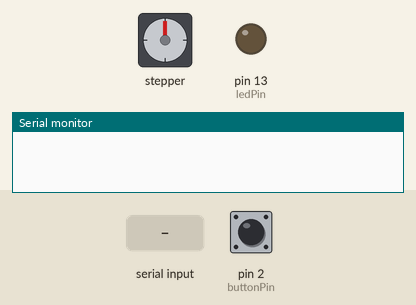
A sketch run on a simulated Arduino Uno, built with avr-gcc and run on an emulated ATmega328P. Parts: stepper motor, output pins drawn as LEDs (lit = HIGH), the last lines printed to the serial monitor. Inputs (shaded band) come from the test bench; at power-on: pin 2 (buttonPin) LOW. Stepper angles assume 200 steps per turn.

Above: at 1.2 s.
1.3 s: "m90\n" received over Serial
At 3.1 s:
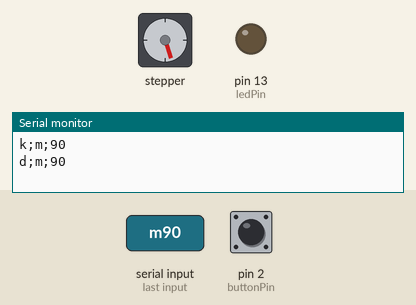
3.4 s: "d90\n" received over Serial
At 3.85 s:
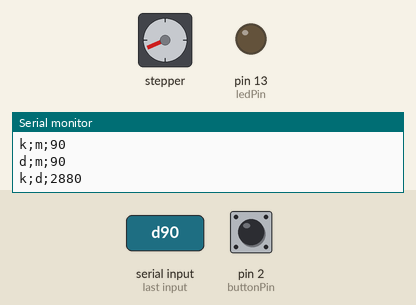
6.4 s: pin 2 (buttonPin) pulled HIGH for 0.15 s
At 7.9 s:
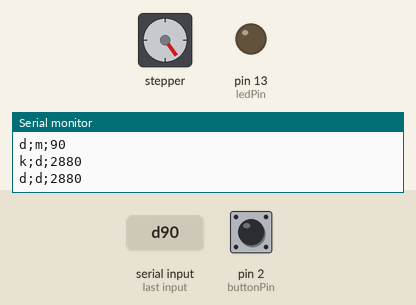
8.8 s: pin 2 (buttonPin) pulled HIGH for 1 s
At 9.2 s:
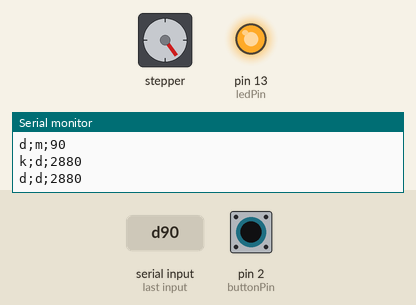
11.3 s: "-\n" received over Serial
At 11.75 s:
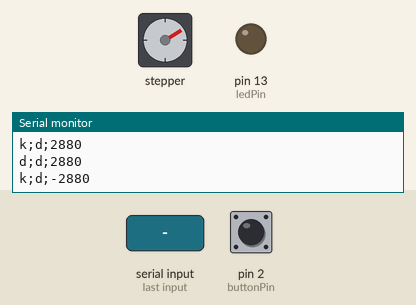
14.3 s: "w\n" received over Serial
Timing chart, 0 to 18.3 s (numbered marks = the images above; inputs shaded):
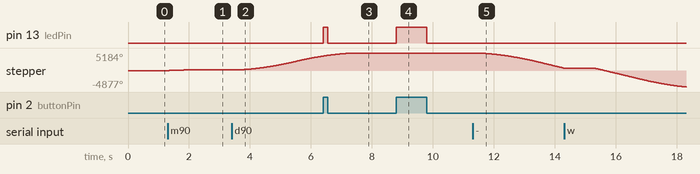

The sketch:

Arduino_linear_motion.ino
```cpp
// linear motion for pellet sorter
// 2014-04


// 2012-12-26 axl@realaxl.de
// Arduino 1.0.1

// based on AccelStepper / Bounce.pde
// -*- mode: C++ -*-
//
// Copyright (C) 2012 Mike McCauley
// $Id: Random.pde,v 1.1 2011/01/05 01:51:01 mikem Exp mikem $

// Define a stepper and the pins it will use
// AccelStepper stepper; // Defaults to AccelStepper::FULL4WIRE (4 pins) on 2, 3, 4, 5
#include <AccelStepper.h>
AccelStepper stepper(1, 9, 8);

long p = 0;                 // position [steps]
float s_speed = 1500;       // steps / sec
float s_acceleration = 800; // steps / sec / sec

// serial command processor
byte inByte = 0;         // incoming serial byte
byte cmd;                // command (1 character)
long val;                // value
boolean val_sig = true;  // signature

// program finite state machine
byte state = 0;

// input read test
const int buttonPin = 2;     // the number of the pushbutton pin
const int ledPin =  13;      // the number of the LED pin
int buttonState = 0;         // variable for reading the pushbutton status


void setup()
{
  // setup the stepper object
  stepper.setMaxSpeed(s_speed);
  stepper.setAcceleration(s_acceleration);
  stepper.moveTo(p);

  // input read test
  pinMode(buttonPin, INPUT);
  pinMode(ledPin, OUTPUT);

  // start serial port at 9600 bps and wait for port to open:
  Serial.begin(9600);
}


void loop()
{
  // If at the end of travel go to the other end
  stepper.run();

  if (stepper.distanceToGo() == 0) {
    if (state == 1) {
      Serial.write('d');
      Serial.write(';');
      Serial.write(cmd);
      Serial.write(';');
      Serial.println(p);
      state = 0;
    }
  }


  buttonState = digitalRead(buttonPin);

  // check if the pushbutton is pressed.
  // if it is, the buttonState is HIGH:
  if (buttonState == HIGH) {
    // turn LED on:
    digitalWrite(ledPin, HIGH);
  }
  else {
    // turn LED off:
    digitalWrite(ledPin, LOW);
  }


  if (Serial.available() > 0) {
    // get incoming byte:
    inByte = Serial.read();

    if (inByte >= 'a') {
      cmd = inByte;
      val = 0;
      val_sig = true;
    } else {
      if (inByte == 10)  {
        switch (cmd) {
          case 'h':
            //stepper.stop();
            p = stepper.currentPosition();
            stepper.moveTo(p);
            while (stepper.distanceToGo() != 0)
              stepper.run();
            p = stepper.currentPosition();
            break;
          case 'i':
            p = stepper.currentPosition();
            stepper.moveTo(p);
            while (stepper.distanceToGo() != 0)
              stepper.run();
            stepper.setCurrentPosition(p);
            p = 0;
            break;

          case 'm': // move to step
            p = val;
            if (!val_sig)
              p = -p;
            stepper.moveTo(p);
            state = 1;
            break;
          case 'd': // move to degree
            p = val * 32;
            if (!val_sig)
              p = -p;
            stepper.moveTo(p);
            state = 1;
            break;

          case 's': // set speed [steps/sec]
            s_speed = (float) val;
            stepper.setMaxSpeed(s_speed);
            break;
          case 'a': // set acceleration [steps/sec/sec]
            s_acceleration = (float) val;
            stepper.setAcceleration(s_acceleration);
            break;

          case 'w': // wait [msec]
            delay(max(1000, val));
            state = 1;
            break;

          default:
            // if nothing else matches, do the default
            // default is optional
            break;
        }
        Serial.write('k');
        Serial.write(';');
        Serial.write(cmd);
        Serial.write(';');
        Serial.println(p);
      } else {
        if (inByte == '-') val_sig = !val_sig;
        if ((inByte >= '0') && (inByte <= '9')) val = val * 10 + (inByte - '0');
      }
    }
  }
}
```

Measured:
- after the input at 1.3 s, stepper: turns 162° clockwise in 0.61 s, starting at once
- after the input at 3.4 s, stepper: keeps turning clockwise at about 1378°/s, starting at once
- after the input at 6.4 s, pin 13 (ledPin): LOW → HIGH at once, → LOW 0.15 s later
- after the input at 8.8 s, pin 13 (ledPin): LOW → HIGH at once, → LOW 1.0 s later
- after the input at 11.3 s, stepper: keeps turning counter-clockwise at about 1496°/s, starting at once
